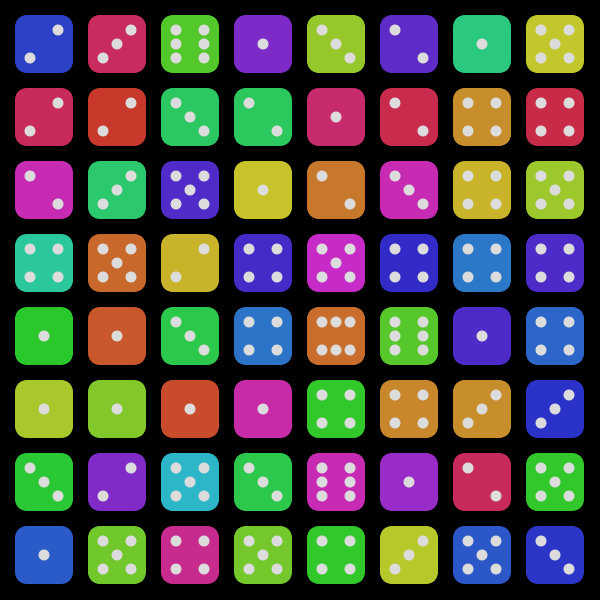
Frame 1 (no input)
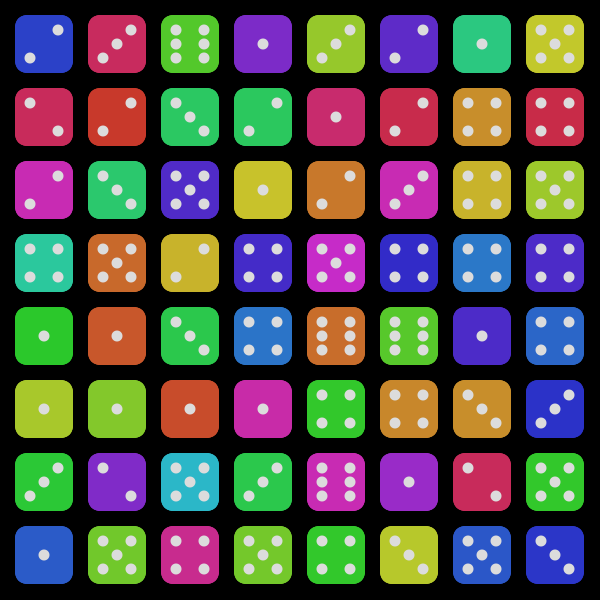
Frame 2 (the mouse pressed at the canvas centre, redrawn once)

The Processing sketch that drew these frames (run headless with seeded random() and noise(); the mouse was pressed at the canvas centre and the sketch redrawn once):

// Processing sketch: processing_150823
// ── processing_150823.pde

int numX = 8;
int numY = numX;
Dice[] die ;


void setup() {
  size ( 600, 600 );
  colorMode( HSB );
  background( 0, 0, 0 );
  die= new Dice[ numX * numY ];
  noStroke();
  noLoop();
  createDice();
  draw();
} // end of setup


void draw() {
  for (int i=0; i<numX*numY; i++) {
    die[i].Draw();
  }
  
} // end of draw()


void createDice() {
  int px, py, sz, cl, dn, i=0;

  int minGap = width/numX/5;
  int totalGap= minGap * (numX+1); // 20*7 = 140
  int realSize= (width-totalGap)/numX; // 800-140/6 =110

  for (int x=0; x < numX; x++) {
    for (int y=0; y < numY; y++) {
      cl = int( random( 255 ) ); // die colour
      sz = realSize; // die size
      dn = int( random ( 6 ) ) +1; // number on die
      int marginX = minGap+width-numX*(sz+minGap);
      int marginY = minGap+height-numX*(sz+minGap);
      px = marginX/2+(x*(sz+minGap)); // die x position
      py = marginY/2+(y*(sz+minGap)); // die y position
      die[i] = new Dice ( px, py, sz, cl, dn );
      i++;
    } // end of for(y)
  } // end of for(x)
} // end of createDice()


class Dice {
  // Declare variables used in class
  int posX, posY, dieSize, colour, dieNumber;
  
  // Define how the variables are intially set
  Dice( int x, int y, int s, int c, int n )
  {
    posX = x;
    posY = y;
    dieSize = s;
    colour = c;
    dieNumber = n;
  } // end of definition
  
  void Draw() {
    fill( this.colour, 200, 200 );
    rect( this.posX, this.posY, this.dieSize, this.dieSize, this.dieSize/4 );
    // draw dots on die
    drawDots( this.posX, this.posY, this.dieSize, this.dieNumber );
  } // end of Draw()
} // end of class Dice()

void drawDots( int x, int y, int s, int n ) {
  int dotSize = s/5;
  fill( 0, 0, 220);
  
  pushMatrix();
    translate(x+(s/2),y+(s/2));
    for (int i=0; i<int(random(4)); i++) {
      rotate( HALF_PI );
    } // end of for(i)
  switch(n) {
    case 1:
      ellipse( 0, 0, dotSize, dotSize );
      break;
    case 2:
      ellipse( -(s/4), -(s/4), dotSize, dotSize ); // top left dot
      ellipse( (s/4), (s/4), dotSize, dotSize ); // bottom right dot
      break;
    case 3:
      ellipse( 0, 0, dotSize, dotSize ); // centre dot
      ellipse( -(s/4), -(s/4), dotSize, dotSize ); // top left dot
      ellipse( (s/4), (s/4), dotSize, dotSize ); // bottom right dot
      break;
    case 4:
      ellipse( -(s/4), -(s/4), dotSize, dotSize ); // top left dot
      ellipse( (s/4), -(s/4), dotSize, dotSize ); // top right dot
      ellipse( -(s/4), (s/4), dotSize, dotSize ); // bottom left dot
      ellipse( (s/4), (s/4), dotSize, dotSize ); // bottom right dot
      break;
    case 5:
      ellipse( 0, 0, dotSize, dotSize ); // centre dot
      ellipse( -(s/4), -(s/4), dotSize, dotSize ); // top left dot
      ellipse( (s/4), -(s/4), dotSize, dotSize ); // top right dot
      ellipse( -(s/4), (s/4), dotSize, dotSize ); // bottom left dot
      ellipse( (s/4), (s/4), dotSize, dotSize ); // bottom right dot
      break;
    case 6:
      ellipse( -(s/4), -(s/4), dotSize, dotSize ); // top left dot
      ellipse( (s/4), -(s/4), dotSize, dotSize ); // top right dot
      ellipse( -(s/4), 0, dotSize, dotSize ); // centre left dot
      ellipse( (s/4), 0, dotSize, dotSize ); // centre right dot
      ellipse( -(s/4), (s/4), dotSize, dotSize ); // bottom left dot
      ellipse( (s/4), (s/4), dotSize, dotSize ); // bottom right dot
      break;
  } // end of switch()
  
  popMatrix();
} // end of drawDots()
void mouseReleased(){
setup();
}   
